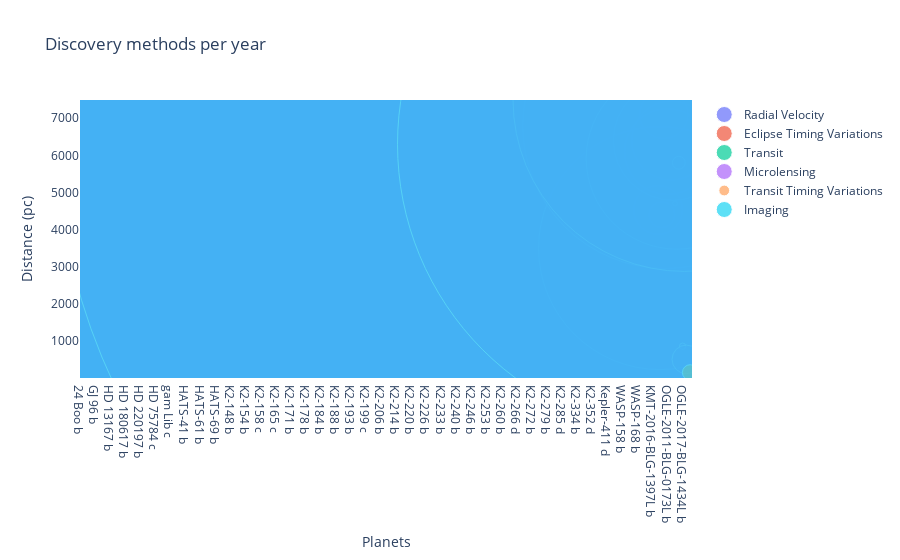

Source (notebook cell):
### Code cell
def update_figure(selected_year):
    filtered_df = df[df['disc_year'] == selected_year]
    traces = []
    for method in filtered_df['discoverymethod'].unique():
        df_by_method = filtered_df[filtered_df['discoverymethod'] == method]
        traces.append(go.Scatter(
                    x=df_by_method['pl_name'],
                    y=df_by_method['sy_dist'],
                    marker=dict(
                        size=df_by_method['pl_bmasse'].apply(lambda x: 0 if math.isnan(x) else x),
                        sizeref = 10),
                    showlegend = True,
                    mode = 'markers', 
                    name = method))

    fig = go.Figure({
        'data': traces, 
        'layout':go.Layout(
            title='Discovery methods per year',
            xaxis = {'title': 'Planets', 'showgrid': False},
            yaxis = {'title': 'Distance (pc)', 'showgrid': False})})


    fig.show()


update_figure(2018)

### Figure 1 — Plotly figure (JSON) as saved in the notebook; plotly's stock layout.template omitted (floating-point values rounded to 4 significant figures; data arrays with more than 128 entries replaced by an {"elided": "..."} marker saying what was removed)
{"data": [{"marker": {"size": [289.2, 540.3, 5403.0, 2.64, 7.4, 36, 522.5, 8, 19.66, 6.624, 731.0, 4036.0, 483.1, 194.2, 403.6, 75.33, 1052.0, 356.3, 390.9, 1640.0, 2733.0, 4450.0, 697.3, 1011.0, 12.21, 2479.0, 212.9, 1.819, 1.72, 2.801, 2.877, 6865.0, 63.57, 565.7, 1907.0, 8.47, 1897.0, 513.3, 1230.0, 561.9, 1793.0, 400.5, 1097.0, 740.5, 1808.0, 2002.0, 1087.0, 324.2, 1456.0], "sizeref": 0.7}, "mode": "markers", "name": "Radial Velocity", "showlegend": true, "type": "scatter", "x": ["24 Boo b", "BD+48 740 b", "CoRoT-20 c", "GJ 1132 c", "GJ 1265 b", "GJ 15 A c", "GJ 317 c", "GJ 3779 b", "GJ 96 b", "Gl 686 b", "HAT-P-11 c", "HATS-59 c", "HD 102329 c", "HD 114783 c", "HD 116029 c", "HD 126525 b", "HD 13167 b", "HD 14787 b", "HD 148164 b", "HD 148164 c", "HD 156279 c", "HD 158996 b", "HD 180053 b", "HD 18015 b", "HD 180617 b", "HD 203473 b", "HD 211810 b", "HD 215152 b", "HD 215152 c", "HD 215152 d", "HD 215152 e", "HD 217850 b", "HD 220197 b", "HD 233832 b", "HD 238914 b", "HD 26965 b", "HD 33142 c", "HD 4917 b", "HD 55696 b", "HD 72490 b", "HD 75784 c", "HD 94834 b", "HD 95089 c", "HD 98736 b", "HD 99706 c", "IC 4651 9122 b", "TYC 3318-01333-1 b", "gam Lib b", "gam Lib c"], "y": [95.99, 666.6, 844.1, 12.61, 10.25, 3.562, 15.2, 13.74, 11.93, 8.157, 37.76, 642.9, 217.1, 21.06, 123.2, 37.65, 148.9, 119.1, 77.2, 77.2, 36.19, 283.7, 137.0, 123.8, 5.911, 72.64, 64.64, 21.6, 21.6, 21.6, 21.6, 65.8, 64.41, 58.74, 519.5, 5.035, 121.4, 204.3, 77.97, 126.3, 85.43, 98.16, 137.0, 32.45, 146.6, 859.3, 490.6, 47.4, 47.4]}, {"marker": {"size": [3823.0], "sizeref": 0.7}, "mode": "markers", "name": "Eclipse Timing Variations", "showlegend": true, "type": "scatter", "x": ["DE CVn b"], "y": [30.52]}, {"marker": {"size": {"elided": "253 float values"}, "sizeref": 0.7}, "mode": "markers", "name": "Transit", "showlegend": true, "type": "scatter", "x": {"elided": "253 str values"}, "y": {"elided": "253 float values"}}, {"marker": {"size": [5700, 2200, 1450, 4923, 34, 170, 18, 33.7, 200, 60, 860, 55.3, 83.7, 3.269, 127, 9, 505, 4.43, 240, 20, 407], "sizeref": 0.7}, "mode": "markers", "name": "Microlensing", "showlegend": true, "type": "scatter", "x": ["KMT-2016-BLG-0212L b", "KMT-2016-BLG-1397L b", "KMT-2016-BLG-1820L b", "KMT-2016-BLG-2142L b", "KMT-2017-BLG-0165L b", "MOA-2010-BLG-117L b", "MOA-2011-BLG-291L b", "MOA-2015-BLG-337L b", "MOA-2016-BLG-319L b", "OGLE-2011-BLG-0173L b", "OGLE-2013-BLG-1761L b", "OGLE-2014-BLG-1722L b", "OGLE-2014-BLG-1722L c", "OGLE-2017-BLG-0173L b", "OGLE-2017-BLG-0373L b", "OGLE-2017-BLG-0482L b", "OGLE-2017-BLG-1140L b", "OGLE-2017-BLG-1434L b", "OGLE-2017-BLG-1522L b", "TCP J05074264+2447555 b", "UKIRT-2017-BLG-001L b"], "y": [6300, 6600, 6260, 7010, 4530, 3500, 4400, 7100, 6800, 6100, 6900, 6400, 6400, 4705, 5915, 5800, null, 860, 7490, 505, 6300]}, {"marker": {"size": [10.8], "sizeref": 0.7}, "mode": "markers", "name": "Transit Timing Variations", "showlegend": true, "type": "scatter", "x": ["Kepler-411 e"], "y": [153.7]}, {"marker": {"size": [953.5], "sizeref": 0.7}, "mode": "markers", "name": "Imaging", "showlegend": true, "type": "scatter", "x": ["PDS 70 b"], "y": [113.1]}], "layout": {"title": {"text": "Discovery methods per year"}, "xaxis": {"showgrid": false, "title": {"text": "Planets"}}, "yaxis": {"showgrid": false, "title": {"text": "Distance (pc)"}}}}
